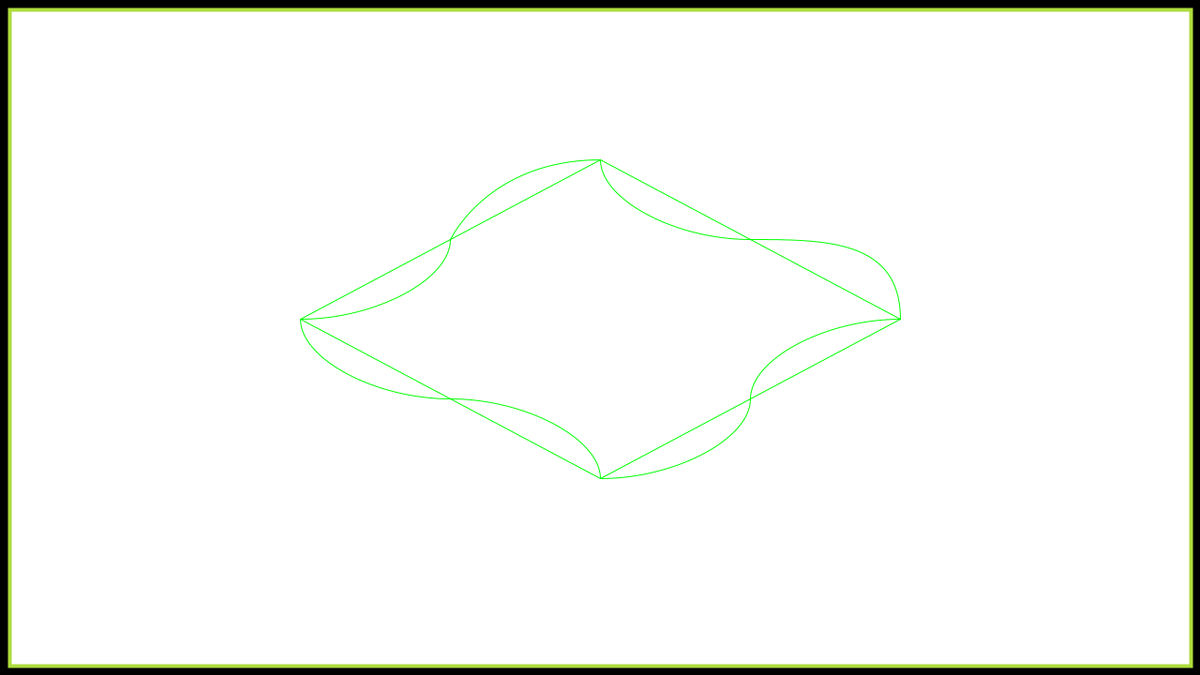
Frame 1 (no input)
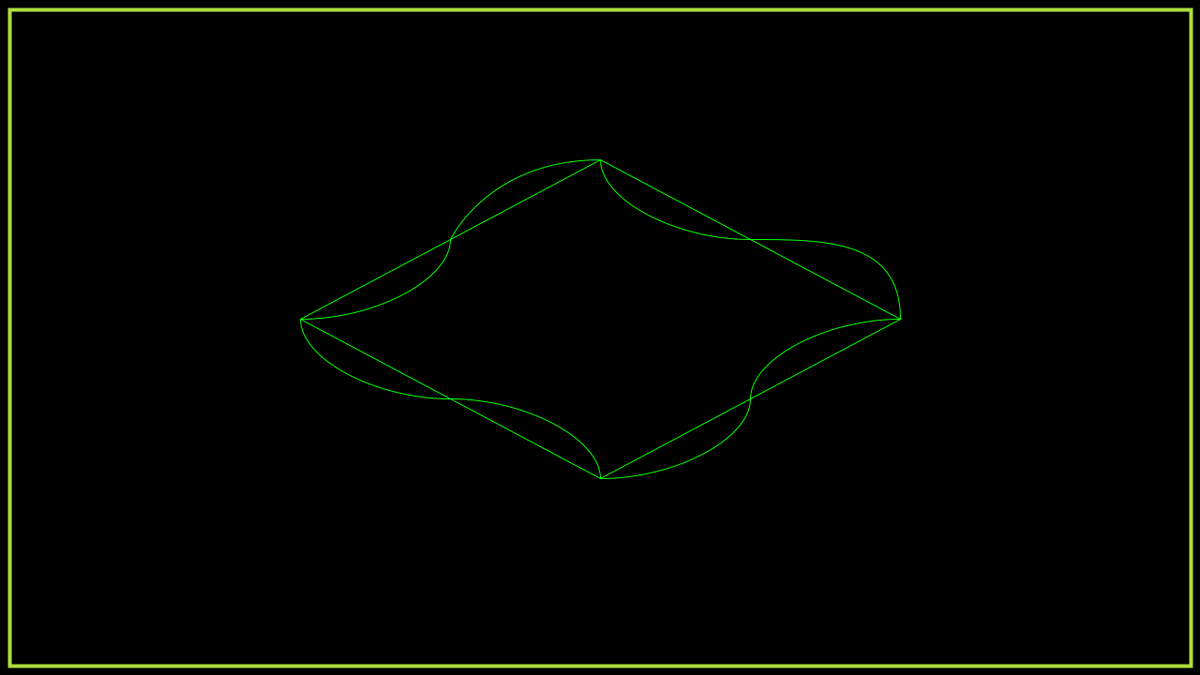
Frame 60 (the mouse pressed at the canvas centre just before this capture)
Frame 120 (the mouse held since frame 60 and released just before this capture): identical to frame 60, image omitted

The Processing sketch that drew these frames (run headless with seeded random() and noise(); from frame 60 on, the mouse is pressed at the canvas centre):

// Processing sketch: processing_53755
// ── processing_53755.pde

// Code Written By: Chukwudi T. Unonu
// Date Created:  02/13/2012
// Date Finished: 02/28/2012
//
// ARTT489i - Advanced Digital Imaging
// Instructor: Prof. Brandon Morse
// University of Maryland, College Park, MD
//
// Made With: 
// Apple MAC OSX 10.5.8
// Processor 3.06 GHz Intel Core Duo
// Memory 4 GB 1067 MHZ DDR3
// &
// INSPIRON 1521 (Motherboard), INSPIRON 1520 (Screen) 
// 
// SKETCH 0 of 24: "Bezier Curve Iteration"
// DESCRIPTION: Have Bezier Curves within Spiral loop inside, 
// have diamond repeat outside....
//  ----====    START "Sketch"   ====----
//

void setup()
{
  // Screen Resolutions References via Wikiedia
  // (a) <http://en.wikipedia.org/wiki/720p>  
  // HD Size 720p    
    size(1280,720);
  
}

void draw()
{
  // Background Color References via Google.com Search Engine "", Feb 02, 2012.
  // (a) Prese Color Charts <http://www.tayloredmktg.com/rgb/>
  // (b) Color Generator <http://www.colorschemer.com/online.html>
  // (c) Color Calculator <http://drpeterjones.com/colorcalc/>
  // *** (d) Hexadecimal code and RGB value generator <http://www.blogtrickstream.com/2011/08/hexadecimal-color-html-code-rgb-values.html>    

  // "Charcoal" Background
 background(#000000);
// noStroke();
  
  strokeWeight(4);
  stroke(174, 221, 60);
// fill(#525252);
 rect(10, 10, 1260, 700); 
//// Bezier Curves
// Reference: Processsing.org <http://processing.org/reference/bezier_.html>; 
//            WikiPedia.org <http://en.wikipedia.org/wiki/Bézier_curve>
//
// There will be a total of eight seperate lines that are bezier curves
// Their plots should start, continue and end at the following
//
// --------------------------
// MAIN POINTS ( X , Y )
// --------------------------
// POINT 0001: (640,170)
// POINT 0002: (800,255)  
// POINT 0003: (960,340)
// POINT 0004: (800,425)
// POINT 0005: (640,510)
// POINT 0006: (480,425)
// POINT 0007: (320,340)
// POINT 0008: (480,255)
// --------------------------

// Loop
// Reference: Processsing.org <http://processing.org/reference/loop_.html>

strokeWeight(1);
//Lines 1 & 2
noFill();
stroke(0,255,0);
line(640,170, 800, 255);
line(800, 255, 960, 340);
// Lines 3 & 4
stroke(0,255,0);
line(800, 425, 640, 510);
line(960, 340, 800, 425);
// Lines 5 & 6
stroke(0,255,0);
line(480,425, 320,340);
line(640, 510, 480,425);
// Lines 7 & 8
stroke(0,255,0);
line(320,340, 480,255);
line(480,255, 640, 170);

// Curves 1 & 2
noFill();
stroke(0,255,0);
//bezier(x1,y1,cx1,cy1,x2,y2,cx2,cy2);
bezier(640,170,640,212.5,720,255,800,255);
// cave-in South West
bezier(800,255,880,255,960,255,960,340);
// cave-out North East
// ------------------
// Curves 3 & 4
noFill();
stroke(0,255,0);
// cave-in NW
bezier(960, 340, 880, 340, 800, 382.5, 800, 425);
// cave-out SE
bezier(800, 425, 800, 467.5, 720, 510, 640, 510);
// ------------------
// Curves 5 & 6
noFill();
stroke(0,255,0);
// cave-in NE
bezier(640, 510, 640,467.5, 560,425, 480, 425);
// cave-out SW
bezier(480, 425, 400,425, 320,382.5, 320,340);
// ------------------
// Curves 7 & 8
noFill();
stroke(0,255,0);
// cave-in SE
bezier(320,340,400,340, 480, 297.5, 480,255);
// cave-out NW
bezier(480,255, 480,255, 520,170, 640, 170);

}

//  ----====    END "Sketch"   ====----
